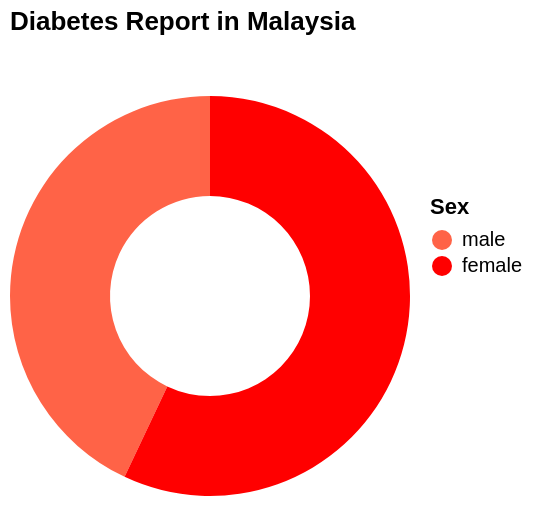

Describe this chart as a Vega-Lite specification.
### Vega-Lite specification from a JSON file in a GitHub repository (floating-point values rounded to 4 significant figures)
{"$schema": "https://vega.github.io/schema/vega-lite/v5.json", "description": "A donut chart showing the percentage distribution of sex in a selected year.", "width": 100, "height": 100, "title": {"text": "Diabetes Report in Malaysia", "anchor": "start", "offset": 30}, "data": {"values": [{"sex": "male", "%": 42.98, "year": 2020}, {"sex": "female", "%": 57.02, "year": 2020}, {"sex": "male", "%": 42.92, "year": 2023}, {"sex": "female", "%": 57.08, "year": 2023}]}, "params": [{"name": "yearSelection", "value": 2020, "bind": {"input": "select", "options": [2020, 2023], "name": "Year: ", "element": "select.year-dropdown"}}], "transform": [{"filter": "datum.year == yearSelection"}], "mark": {"type": "arc", "innerRadius": 50, "outerRadius": 100}, "encoding": {"theta": {"field": "%", "type": "quantitative", "stack": true}, "color": {"field": "sex", "type": "nominal", "scale": {"domain": ["male", "female"], "range": ["#FF6347", "#FF0000"]}, "legend": {"title": "Sex", "orient": "right", "offset": 60, "padding": 0, "direction": "vertical", "legendY": 5000}}, "tooltip": [{"field": "sex", "type": "nominal", "title": "Sex"}, {"field": "%", "type": "quantitative", "title": "Percentage", "format": ".2f"}]}}
